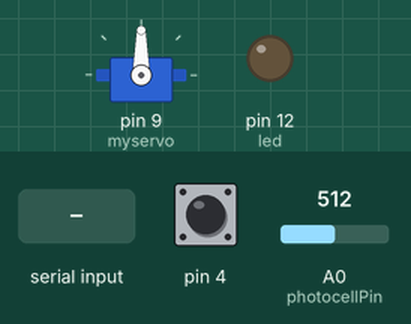
Simulated run of this sketch. Board: Arduino Uno, built with avr-gcc and run on an emulated ATmega328P. Parts: servo, output pins drawn as LEDs (lit = HIGH). The inputs (shaded band) are chosen by the test bench; at power-on: A0 (photocellPin) = 512, pin 4 HIGH. What the sketch prints to the serial monitor is not drawn.

Above: at 1.2 s.
1.3 s: A0 (photocellPin) set to 11
2.8 s: A0 (photocellPin) set to 8
At 3.14 s:
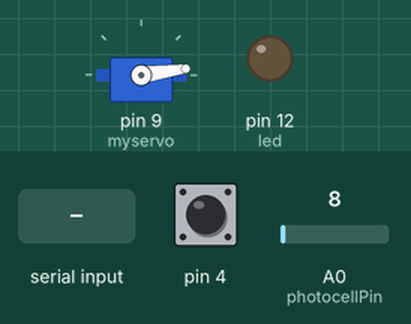
5.8 s: "1\n" received over Serial
At 6.16 s:
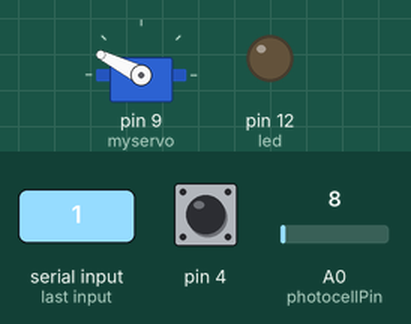
At 8.62 s:
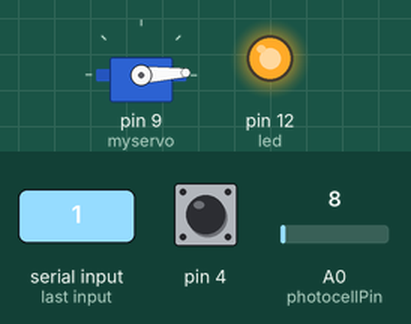
Timing chart, 0 to 17.8 s (numbered marks = the images above; inputs shaded):
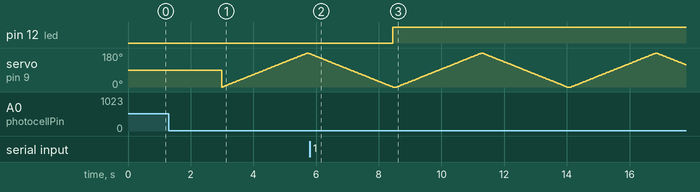

The sketch:

test_button.ino
```cpp
#include <CapacitiveSensor.h>
#include <Servo.h>

int photocellPin = 0;     // the cell and 10K pulldown are connected to a0
int photocellReading;

Servo myservo;

CapacitiveSensor  cs_2_4 = CapacitiveSensor(2,4); //sensor between 4 and 2

int led = 12;
int pos = 0;

void setup() {

pinMode(led, OUTPUT);
pinMode(photocellPin, INPUT);

Serial.begin(9600);

myservo.attach(9);
}


void loop(){
  photocellReading = analogRead(photocellPin);
  //Serial.print(photocellReading);
  //Serial.print("\n");

  if(Serial.available()){
    char ledState = Serial.read();
    if (ledState == '1'){
      digitalWrite(led, HIGH);
      }
    if (ledState == '0'){
      digitalWrite(led, LOW);
      }


    }


      long sensor = cs_2_4.capacitiveSensor(30);

      Serial.print(sensor);
      Serial.print("\n");
      delay(100);

   if (photocellReading<10){
        for (pos = 0; pos <= 180; pos += 1) { // goes from 0 degrees to 180 degrees
    // in steps of 1 degree
    myservo.write(pos);              // tell servo to go to position in variable 'pos'
    delay(15);                       // waits 15ms for the servo to reach the position
  }
  for (pos = 180; pos >= 0; pos -= 1) { // goes from 180 degrees to 0 degrees
    myservo.write(pos);              // tell servo to go to position in variable 'pos'
    delay(15);

   if(photocellReading>10){
    pos = 120;
    myservo.write(pos);
    }

  }  }  }
```

Measured:
- the behaviour switches between 10 and 9 on A0 (photocellPin) (found by bisection; images 0 and 1)
- after the input at 1.3 s, every drawn part: stays the same
- after the input at 5.8 s, pin 12 (led): LOW → HIGH after 2.7 s
